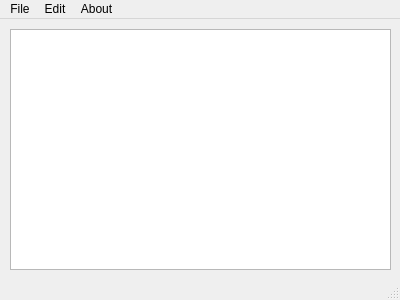
<?xml version="1.0" encoding="UTF-8"?>
<ui version="4.0">
 <class>MainWindow</class>
 <widget class="QMainWindow" name="MainWindow">
  <property name="geometry">
   <rect>
    <x>0</x>
    <y>0</y>
    <width>400</width>
    <height>300</height>
   </rect>
  </property>
  <property name="windowTitle">
   <string>MainWindow</string>
  </property>
  <widget class="QWidget" name="centralwidget">
   <widget class="QWidget" name="verticalLayoutWidget">
    <property name="geometry">
     <rect>
      <x>10</x>
      <y>10</y>
      <width>381</width>
      <height>241</height>
     </rect>
    </property>
    <layout class="QVBoxLayout" name="verticalLayout">
     <item>
      <widget class="QTextEdit" name="textEdit"/>
     </item>
    </layout>
   </widget>
  </widget>
  <widget class="QMenuBar" name="menubar">
   <property name="geometry">
    <rect>
     <x>0</x>
     <y>0</y>
     <width>400</width>
     <height>22</height>
    </rect>
   </property>
   <widget class="QMenu" name="menuFile">
    <property name="title">
     <string>File</string>
    </property>
    <addaction name="actionNew"/>
    <addaction name="actionOpen"/>
    <addaction name="actionSave_as"/>
    <addaction name="actionPrint"/>
    <addaction name="actionExit"/>
   </widget>
   <widget class="QMenu" name="menuEdit">
    <property name="title">
     <string>Edit</string>
    </property>
    <addaction name="actionCopy"/>
    <addaction name="actionPaste"/>
    <addaction name="actionCut"/>
    <addaction name="actionUndo"/>
    <addaction name="actionRedo"/>
   </widget>
   <widget class="QMenu" name="menuAbout">
    <property name="title">
     <string>About</string>
    </property>
    <addaction name="actionQt_SimpleNotePad"/>
   </widget>
   <addaction name="menuFile"/>
   <addaction name="menuEdit"/>
   <addaction name="menuAbout"/>
  </widget>
  <widget class="QStatusBar" name="statusbar"/>
  <action name="actionNew">
   <property name="icon">
    <iconset resource="Resources.qrc">
     <normaloff>:/imgs/New.bmp</normaloff>:/imgs/New.bmp</iconset>
   </property>
   <property name="text">
    <string>New</string>
   </property>
   <property name="shortcut">
    <string>Ctrl+N</string>
   </property>
  </action>
  <action name="actionOpen">
   <property name="icon">
    <iconset resource="Resources.qrc">
     <normaloff>:/imgs/Open.bmp</normaloff>:/imgs/Open.bmp</iconset>
   </property>
   <property name="text">
    <string>Open</string>
   </property>
   <property name="shortcut">
    <string>Ctrl+O</string>
   </property>
  </action>
  <action name="actionSave_as">
   <property name="icon">
    <iconset resource="Resources.qrc">
     <normaloff>:/imgs/Save.bmp</normaloff>:/imgs/Save.bmp</iconset>
   </property>
   <property name="text">
    <string>Save as</string>
   </property>
   <property name="shortcut">
    <string>Ctrl+S</string>
   </property>
  </action>
  <action name="actionPrint">
   <property name="text">
    <string>Print</string>
   </property>
   <property name="shortcut">
    <string>Ctrl+P</string>
   </property>
  </action>
  <action name="actionExit">
   <property name="icon">
    <iconset resource="Resources.qrc">
     <normaloff>:/imgs/DeleteSticky.bmp</normaloff>:/imgs/DeleteSticky.bmp</iconset>
   </property>
   <property name="text">
    <string>Exit</string>
   </property>
   <property name="shortcut">
    <string>Ctrl+E</string>
   </property>
  </action>
  <action name="actionCopy">
   <property name="icon">
    <iconset resource="Resources.qrc">
     <normaloff>:/imgs/Copy.bmp</normaloff>:/imgs/Copy.bmp</iconset>
   </property>
   <property name="text">
    <string>Copy</string>
   </property>
   <property name="shortcut">
    <string>Ctrl+C</string>
   </property>
  </action>
  <action name="actionPaste">
   <property name="icon">
    <iconset resource="Resources.qrc">
     <normaloff>:/imgs/Paste.bmp</normaloff>:/imgs/Paste.bmp</iconset>
   </property>
   <property name="text">
    <string>Paste</string>
   </property>
   <property name="shortcut">
    <string>Ctrl+V</string>
   </property>
  </action>
  <action name="actionCut">
   <property name="icon">
    <iconset resource="Resources.qrc">
     <normaloff>:/imgs/Cut.bmp</normaloff>:/imgs/Cut.bmp</iconset>
   </property>
   <property name="text">
    <string>Cut</string>
   </property>
   <property name="shortcut">
    <string>Ctrl+X</string>
   </property>
  </action>
  <action name="actionUndo">
   <property name="text">
    <string>Undo</string>
   </property>
   <property name="shortcut">
    <string>Ctrl+Z</string>
   </property>
  </action>
  <action name="actionRedo">
   <property name="text">
    <string>Redo</string>
   </property>
   <property name="shortcut">
    <string>Ctrl+R</string>
   </property>
  </action>
  <action name="actionQt_SimpleNotePad">
   <property name="text">
    <string>Qt_SimpleNotePad</string>
   </property>
   <property name="shortcut">
    <string>Ctrl+I</string>
   </property>
  </action>
 </widget>
 <resources>
  <include location="Resources.qrc"/>
 </resources>
 <connections/>
</ui>
